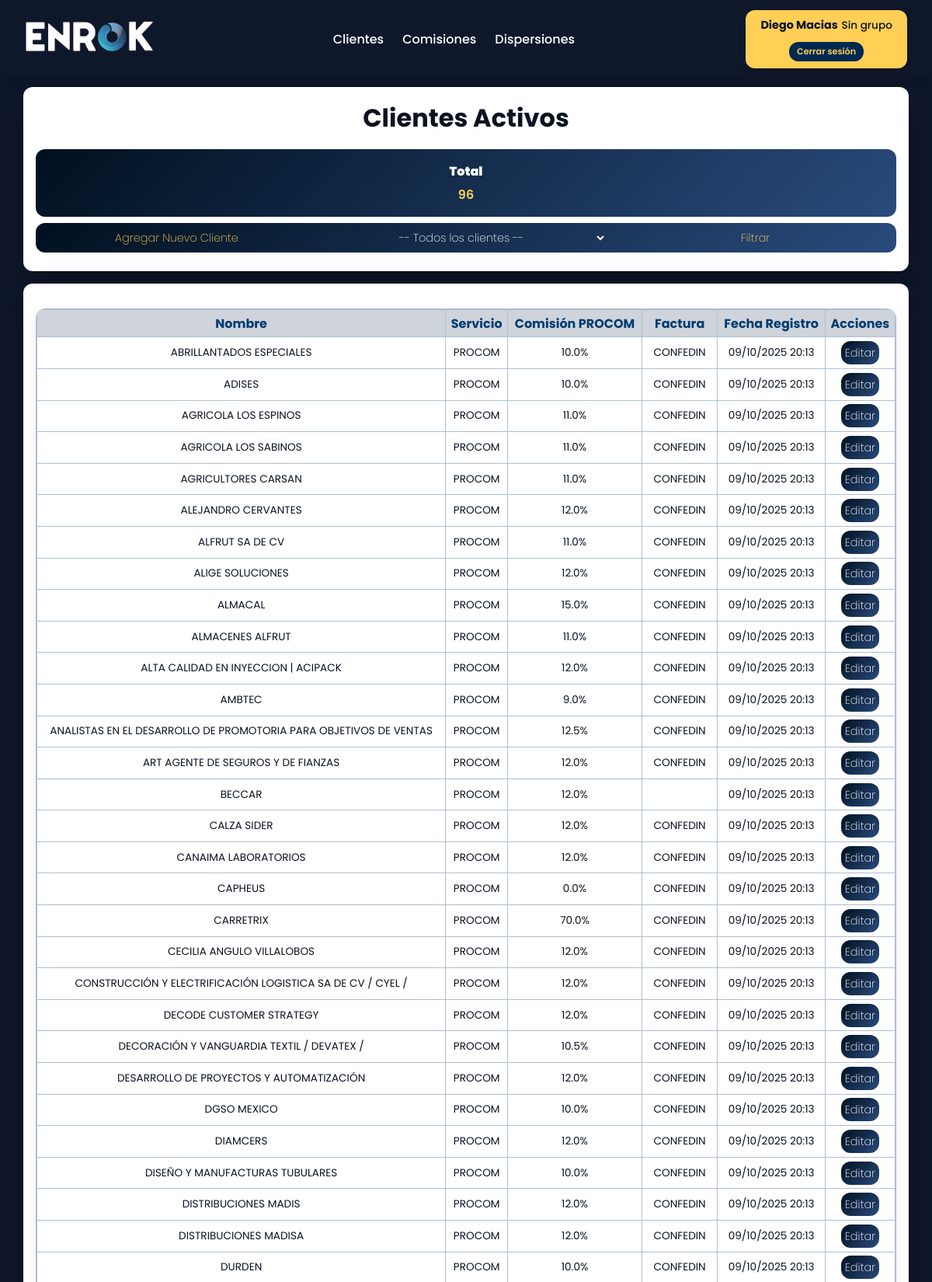
Screenshot of /clientes/listar/ (signed in, upper part) with the database file from the repository.
### clientes/models.py (models this page shows, shortened)
class Cliente(models.Model):
    servicio = models.CharField(max_length=100)
    comision_procom = models.FloatField(blank=True, null=True)
    factura = models.CharField(blank=True, null=True)
    nombre = models.CharField(max_length=150)
    utilidad_enrok = models.FloatField(blank=True, null=True)
    comisionista_1 = models.CharField(max_length=100, blank=True, null=True)
    porcentaje_1 = models.FloatField(blank=True, null=True)
    comisionista_2 = models.CharField(max_length=100, blank=True, null=True)
    porcentaje_2 = models.FloatField(blank=True, null=True)
    comisionista_3 = models.CharField(max_length=100, blank=True, null=True)
    porcentaje_3 = models.FloatField(blank=True, null=True)
    comisionista_4 = models.CharField(max_length=100, blank=True, null=True)
    porcentaje_4 = models.FloatField(blank=True, null=True)
    comisionista_5 = models.CharField(max_length=100, blank=True, null=True)
    porcentaje_5 = models.FloatField(blank=True, null=True)
    comisionista_6 = models.CharField(max_length=100, blank=True, null=True)
    porcentaje_6 = models.FloatField(blank=True, null=True)
    comisionista_7 = models.CharField(max_length=100, blank=True, null=True)
    porcentaje_7 = models.FloatField(blank=True, null=True)
    comisionista_8 = models.CharField(max_length=100, blank=True, null=True)
    porcentaje_8 = models.FloatField(blank=True, null=True)
    comisionista_9 = models.CharField(max_length=100, blank=True, null=True)
    porcentaje_9 = models.FloatField(blank=True, null=True)
    fecha_registro = models.DateTimeField(auto_now_add=True)

### clientes/views.py (the view)
# urls.py: path('listar/', views.listar_clientes, name='clientes_listar'),
@permission_required('clientes.view_cliente', raise_exception=True)
def listar_clientes(request):
    cliente_id = request.GET.get('cliente')
    clientes = Cliente.objects.all().order_by('nombre')
    if cliente_id:
        clientes = clientes.filter(id=cliente_id)
    return render(request, 'clientes/listar.html', {
        'clientes': clientes,
        'cliente_seleccionado': cliente_id
    })

### clientes/templates/clientes/listar.html (shortened to what this page needs)
{% extends 'base_listar.html' %}
{% load static %}
{% block title_filters %}
  <div class="card-top">
    <h1>Clientes Activos</h1>
    <div class="pendiente-box">
      <h2>Total</h2>
      <p class="monto">{{ clientes|length }}</p>
    </div>
    <div class="actions">
      <form method="get">
        <a href="{% url 'clientes_agregar' %}" class="btn" style="border-radius: 12px 0 0 12px;">
          Agregar Nuevo Cliente
        </a>
        <select name="cliente">
          <option value="">-- Todos los clientes --</option>
        </select>
        <button type="submit" class="btn" style="border-radius: 0 12px 12px 0;">Filtrar</button>
      </form>
    </div>
  </div>
{% endblock %}
{% block content %}
  <div class="card">
    <div class="table-container">
      <table>
        <tr>
          <th>Nombre</th>
          <th>Servicio</th>
          <th>Comisión PROCOM</th>
          <th>Factura</th>
          <th>Fecha Registro</th>
          <th>Acciones</th>
        </tr>
        {% for cliente in clientes %}
        <tr>
          <td>{{ cliente.nombre }}</td>
          <td>{{ cliente.servicio }}</td>
          <td>{{ cliente.comision_procom }}%</td>
          <td>{{ cliente.factura }}</td>
          <td>{{ cliente.fecha_registro|date:"d/m/Y H:i" }}</td>
          <td>
            <a href="{% url 'clientes_editar' cliente.id %}" class="editar">Editar</a>
          </td>
        </tr>
        {% empty %}
        <tr>
          <td colspan="6" style="text-align:center;">No hay clientes registrados.</td>
        </tr>
        {% endfor %}
      </table>
    </div>
  </div>
{% endblock %}

### templates/includes/header.html (shortened to what this page needs)
{% load static %}
<header class="navbar">
  <div class="container">
    <div class="logo-box">
      <a href="{% url 'enrok' %}" class="logo-link">
        <img src="{% static 'img/logo.png' %}" alt="Enrok" class="logo-img">
      </a>
    </div>
    <nav class="nav-links">
      <a href="{% url 'clientes_listar' %}">Clientes</a>
      <a href="{% url 'comisiones_listar' %}">Comisiones</a>
      <a href="{% url 'dispersiones_listar' %}">Dispersiones</a>
    </nav>
    <div class="user-box">
      <div class="user-info">
        <a href="{% url 'usuario' %}">
          <strong>{{ user.get_full_name|default:user.username }}</strong>
        </a>
        <small>{{ user.groups.all.0.name|default:"Sin grupo" }}</small>
      </div>
      <form action="{% url 'logout' %}" method="post" style="display:inline;">
        <button type="submit" class="logout-btn">Cerrar sesión</button>
      </form>
    </div>
  </div>
</header>

### static/css/style.css (style rules this page uses)
:root { --fuente-principal: 'Poppins', system-ui, -apple-system, Segoe UI, Roboto, sans-serif; }
*, *::before, *::after { font-family: var(--fuente-principal) !important; box-sizing: border-box; }
body { min-height: 100vh; display: grid; place-items: start center; background: #0f172a; margin: 0; padding-top: 2rem; }
.navbar { position: fixed; top: 0; left: 0; width: 100%; background-color: #0f172a; padding: 0.8rem 2rem; color: #fff; box-shadow: 0 2px 8px rgba(0,0,0,.2); z-index: 100; }
.navbar .container { display: flex; justify-content: space-between; align-items: center; flex-wrap: wrap; gap: 1rem; }
.logo-box { display: flex; align-items: center; gap: 0.7rem; }
.logo-img { height: 40px; width: auto; }
.nav-links { display: flex; gap: 1.5rem; }
.nav-links a { color: #fff; text-decoration: none; font-weight: 500; transition: color .2s; }
.card, .card-top { width: 95vw; max-width: 1200px; margin: 1rem; background: #ffffff; color: #0b1220; padding: 1rem; border-radius: 12px; box-shadow: 0 18px 40px rgba(0,0,0,.25); }
.card { min-height: 80vh; overflow-y: auto; }
.card-top { margin-top: 5rem; }
h1 { text-align: center; margin-bottom: 1rem; margin-top: 0rem; }
.btn_filtros, .btn, .filtro_pagado { padding: 4px 8px; text-decoration: none; display: inline-block; color: #ffcf56; background: transparent; border: none; font-weight: 200; text-align: center; line-height: 30px; font-size: .9rem; cursor: pointer; transition: 0.3s; }
.editar { padding: 0px 5px; text-decoration: none; display: inline-block; color: #ffffff; background: linear-gradient(135deg, #00101f 0%, #294b7c 100%); border: none; border-radius: 12px; font-weight: 200; text-align: center; line-height: 30px; font-size: .9rem; cursor: pointer; transition: 0.3s; }
select { padding: 7px 8px; font-size: .9rem; color: #ffffff; background: transparent; border: none; font-weight: 200; text-align: center; cursor: pointer; transition: 0.3s; }
select option { color: #00101f; background-color: #ffffff; text-align: center; }
.actions { margin-top: .5rem; margin-bottom: .5rem; display: flex; gap: .6rem; justify-content: center; background: linear-gradient(135deg, #00101f 0%, #294b7c 100%); border-radius: 12px; }
.actions form { display: flex; width: 100%; gap: 0.6rem; }
.actions form > * { flex: 1; text-align: center; min-width: 0; }
.pendiente-box { position: relative; background: linear-gradient(135deg, #00101f 0%, #294b7c 100%); color: white; padding: 1rem; border-radius: 12px; text-align: center; display: flex; justify-content: center; align-items: center; gap: 6rem; flex-wrap: wrap; margin-top: 1rem; }
.pendiente-box:not(:has(> div)) { flex-direction: column; gap: 0.3rem; }
.pendiente-box h2 { margin: 0; font-size: 1rem; font-weight: 900; }
.pendiente-box .monto, .pendiente-box p { font-size: 1rem; font-weight: 600; margin: 0; color: #ffcf56; }
table { width: 100%; border-collapse: collapse; }
th, td { border: 1px solid #aebed2; padding: 0.3rem; text-align: center; font-size: 0.85rem; }
th { background: rgb(206, 212, 218); text-align: center; color: #003b71; font-size: 1rem; }
.table-container { border: 1px solid #aebed2; border-radius: 12px; overflow: hidden; margin-top: 1rem; max-height: 70vh; overflow-y: auto; box-shadow: 0 6px 16px rgba(0,0,0,.08); }
.user-box { display: block; top: 1rem; right: 1.5rem; background: #ffcf56; color: #0b1220; align-items: center; justify-content: center; gap: 0.25rem; padding: .6rem 1.2rem; border-radius: 12px; font-weight: 700; box-shadow: 0 4px 10px rgba(0,0,0,.15); font-size: .9rem; text-align: center; }
.logout-btn { all: unset; margin-top: .5rem; padding: 4px 10px; text-decoration: none; display: inline-block; color: #ffcf56; background: #002952; border: none; font-size: .7rem; font-weight: 600; text-align: center; cursor: pointer; transition: 0.3s; border-radius: 12px; }

### rows the page displays
Cliente: nombre "ABRILLANTADOS ESPECIALES", servicio "PROCOM", comision_procom "10.0", factura "CONFEDIN", fecha_registro "09/10/2025 20:13"
Cliente: nombre "ADISES", servicio "PROCOM", comision_procom "10.0", factura "CONFEDIN", fecha_registro "09/10/2025 20:13"
Cliente: nombre "AGRICOLA LOS ESPINOS", servicio "PROCOM", comision_procom "11.0", factura "CONFEDIN", fecha_registro "09/10/2025 20:13"
Cliente: nombre "AGRICOLA LOS SABINOS", servicio "PROCOM", comision_procom "11.0", factura "CONFEDIN", fecha_registro "09/10/2025 20:13"
Cliente: nombre "AGRICULTORES CARSAN", servicio "PROCOM", comision_procom "11.0", factura "CONFEDIN", fecha_registro "09/10/2025 20:13"
Cliente: nombre "ALEJANDRO CERVANTES", servicio "PROCOM", comision_procom "12.0", factura "CONFEDIN", fecha_registro "09/10/2025 20:13"
Cliente: nombre "ALFRUT SA DE CV", servicio "PROCOM", comision_procom "11.0", factura "CONFEDIN", fecha_registro "09/10/2025 20:13"
Cliente: nombre "ALIGE SOLUCIONES", servicio "PROCOM", comision_procom "12.0", factura "CONFEDIN", fecha_registro "09/10/2025 20:13"
Cliente: nombre "ALMACAL", servicio "PROCOM", comision_procom "15.0", factura "CONFEDIN", fecha_registro "09/10/2025 20:13"
Cliente: nombre "ALMACENES ALFRUT", servicio "PROCOM", comision_procom "11.0", factura "CONFEDIN", fecha_registro "09/10/2025 20:13"
Cliente: nombre "ALTA CALIDAD EN INYECCION | ACIPACK", servicio "PROCOM", comision_procom "12.0", factura "CONFEDIN", fecha_registro "09/10/2025 20:13"
Cliente: nombre "AMBTEC", servicio "PROCOM", comision_procom "9.0", factura "CONFEDIN", fecha_registro "09/10/2025 20:13"
Cliente: nombre "ANALISTAS EN EL DESARROLLO DE PROMOTORIA PARA OBJETIVOS DE VENTAS", servicio "PROCOM", comision_procom "12.5", factura "CONFEDIN", fecha_registro "09/10/2025 20:13"
Cliente: nombre "ART AGENTE DE SEGUROS Y DE FIANZAS", servicio "PROCOM", comision_procom "12.0", factura "CONFEDIN", fecha_registro "09/10/2025 20:13"
Cliente: nombre "BECCAR", servicio "PROCOM", comision_procom "12.0", fecha_registro "09/10/2025 20:13"
Cliente: nombre "CALZA SIDER", servicio "PROCOM", comision_procom "12.0", factura "CONFEDIN", fecha_registro "09/10/2025 20:13"
Cliente: nombre "CANAIMA LABORATORIOS", servicio "PROCOM", comision_procom "12.0", factura "CONFEDIN", fecha_registro "09/10/2025 20:13"
Cliente: nombre "CAPHEUS", servicio "PROCOM", comision_procom "0.0", factura "CONFEDIN", fecha_registro "09/10/2025 20:13"
Cliente: nombre "CARRETRIX", servicio "PROCOM", comision_procom "70.0", factura "CONFEDIN", fecha_registro "09/10/2025 20:13"
Cliente: nombre "CECILIA ANGULO VILLALOBOS", servicio "PROCOM", comision_procom "12.0", factura "CONFEDIN", fecha_registro "09/10/2025 20:13"
Cliente: nombre "CONSTRUCCIÓN Y ELECTRIFICACIÓN LOGISTICA SA DE CV / CYEL /", servicio "PROCOM", comision_procom "12.0", factura "CONFEDIN", fecha_registro "09/10/2025 20:13"
Cliente: nombre "DECODE CUSTOMER STRATEGY", servicio "PROCOM", comision_procom "12.0", factura "CONFEDIN", fecha_registro "09/10/2025 20:13"
Cliente: nombre "DECORACIÓN Y VANGUARDIA TEXTIL / DEVATEX /", servicio "PROCOM", comision_procom "10.5", factura "CONFEDIN", fecha_registro "09/10/2025 20:13"
Cliente: nombre "DESARROLLO DE PROYECTOS Y AUTOMATIZACIÓN", servicio "PROCOM", comision_procom "12.0", factura "CONFEDIN", fecha_registro "09/10/2025 20:13"
Cliente: nombre "DGSO MEXICO", servicio "PROCOM", comision_procom "10.0", factura "CONFEDIN", fecha_registro "09/10/2025 20:13"
Cliente: nombre "DIAMCERS", servicio "PROCOM", comision_procom "12.0", factura "CONFEDIN", fecha_registro "09/10/2025 20:13"
Cliente: nombre "DISEÑO Y MANUFACTURAS TUBULARES", servicio "PROCOM", comision_procom "10.0", factura "CONFEDIN", fecha_registro "09/10/2025 20:13"
Cliente: nombre "DISTRIBUCIONES MADIS", servicio "PROCOM", comision_procom "12.0", factura "CONFEDIN", fecha_registro "09/10/2025 20:13"
Cliente: nombre "DISTRIBUCIONES MADISA", servicio "PROCOM", comision_procom "12.0", factura "CONFEDIN", fecha_registro "09/10/2025 20:13"
Cliente: nombre "DURDEN", servicio "PROCOM", comision_procom "10.0", factura "CONFEDIN", fecha_registro "09/10/2025 20:13"

### other values shown
{{ user.get_full_name|default:user.username }} "Diego Macias"
{{ user.groups.all.0.name|default:"Sin grupo" }} "Sin grupo"
{{ clientes|length }} "96"
